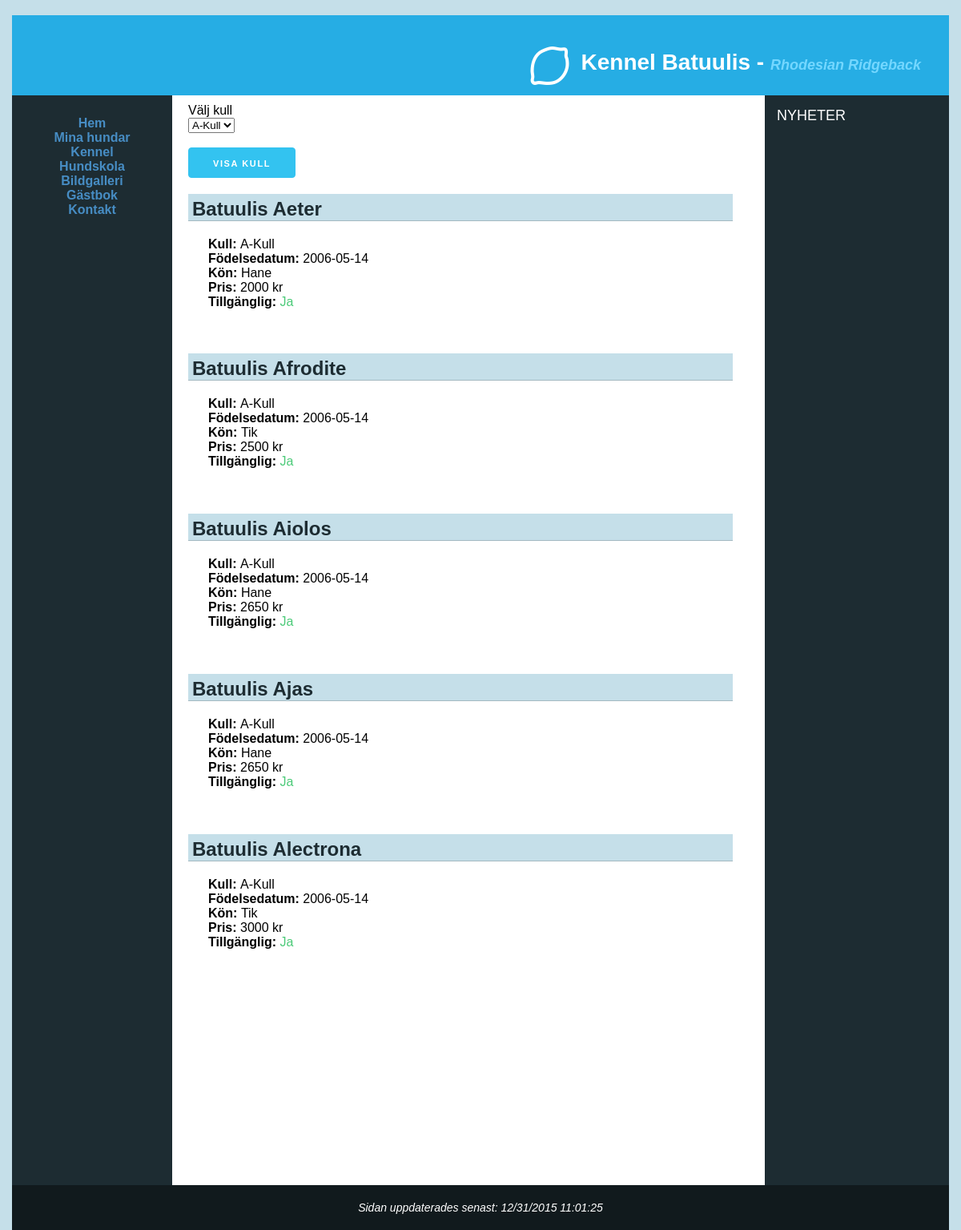
/dogs.php?puppylitter=A-Kull, run on the app's committed database.
### tables this page shows
CREATE TABLE Puppy (
    `DogName` varchar(255) NOT NULL,
    `Gender` varchar(255) NOT NULL,
    `Price` varchar(255) NOT NULL,
    `Available` BOOLEAN NOT NULL DEFAULT 1,
    `BirthDate` VARCHAR(45),
    `PuppyLitter_LitterTitle` varchar(255) NOT NULL,
    PRIMARY KEY (`DogName`, `PuppyLitter_LitterTitle`),
    FOREIGN KEY (`PuppyLitter_LitterTitle`) REFERENCES PuppyLitter (`LitterTitle`) ON DELETE CASCADE
);

### data/dbHelper.php (called while the page is built, shortened)
<?php
function result($err, $data){
	return array('err' => $err, 'data' => $data);
}
function createConnection(){
	$localhost = true;
	$db = null;
	if ($localhost){
		$db = new PDO("mysql:host=127.0.0.1;dbname=OperationDoge;charset=utf8mb4;", "root", "root");
	} else {
		$db = new PDO("mysql:host=mysqlsemi1.space2u.com;dbname=d36234_db6;", "d36234-db6", "jn9MGrOC");
	}
	$db->setAttribute( PDO::ATTR_ERRMODE, PDO::ERRMODE_EXCEPTION);
	return $db;
}
function createStatement($conn, $q, $p){
	$statement = $conn->prepare($q);
	$statement->setFetchMode(PDO::FETCH_ASSOC);
	bindParams($statement, $p);
	return $statement;
}
function bindParams($statement, $p){
	if (!is_null($p)){
		foreach ($p as $k => $v){
			$statement->bindParam($k, $v);
		}
	}
}
function fetchAll($statement){
	return $statement->fetchAll();
}
function query($q, $p = NULL, $single = false){
	$err = null;
	$data = null;
	try {
		$conn = createConnection();
		$statement = createStatement($conn, $q, $p);
		$statement->execute($p);
		$data = ($single ? fetch($statement) : fetchAll($statement));
	} catch(PDOException $e){
		$err = $e;
	}
	return result($err, $data);
}
?>

### dogs.php (the view, shortened to what this page needs)
<?php
include_once 'header.php';
include_once 'aside.php';
$puppyName = NULL;
if(isset($_GET['puppylitter'])){
	$puppyName = $_GET['puppylitter'];
}
?>
<main class="height-uv">
	<div class="container">
		<div class="row">
			<div class="four columns">
				<label for="puppylitter">Välj kull</label>
				<select id="puppylitters" class="u-full-width" name="puppylitter">
					<?php
					$puppys = query("SELECT LitterTitle FROM PuppyLitter");
					$puppyRes = $puppys['data'];
					foreach($puppyRes as $key => $puppy){
						echo "<option>";
						echo $puppy["LitterTitle"];
						echo '</option>';
					}
					?>
				</select>
			</div>
			<div class="four columns">
				<label for="">&nbsp;</label>
				<a id="puppylink" href="">Visa kull</a>
			</div>
		</div>
		<div class="row">
			<div class="twelve columns">
				<?php
				if(strlen($puppyName) > 0){
					$result = query("SELECT DogName, Gender, Price, Available, BirthDate, PuppyLitter_LitterTitle FROM Puppy WHERE PuppyLitter_LitterTitle = :puppylitter ORDER BY PuppyLitter_LitterTitle",
						array(
							':puppylitter' => $puppyName
							)
						);
					$puppysData = $result['data'];
					if(count($puppysData) > 0){
						foreach($puppysData as $key => $p){
							echo '<h2>';
							echo $p['DogName'];
							echo '</h2>';
							echo '<p class="details">';
							echo '<b>Kull: </b>' . $p['PuppyLitter_LitterTitle'] . '<br>';
							echo '<b>Födelsedatum: </b>' . $p['BirthDate'] . '<br>';
							echo '<b>Kön: </b>' . $p['Gender'] . '<br>';
							echo '<b>Pris: </b>' . $p['Price'] . ' kr<br>';
							echo '<b>Tillgänglig: </b>';
							if($p['Available'] === "1"){
								echo '<span class="dog-available">Ja</span><br>';
							}
							else {
								echo '<span class="dog-not-available">Nej</span><br>';
							}
							echo '</p>';
							echo '<br/>';
							echo '<br class="clearleft">';
						}
					}
					else {
						echo '<span>Kull finns ej</span>';
					}
				} else {
					echo '<span>Välj en kull att visa i menyn</span>';
				}
				?>
			</div>
		</div>
	</div>
</main>
<?php
include_once 'footer.php';
?>

### css/style.css (style rules this page uses)
body { background: #c5dfe9; color: #330000; font-family: "Verdana", "Arial", sans-serif; }
body, html { height: 100%; }
nav, main, aside { min-height: 500px; }
header, nav, main, aside, time { display: block; }
h2 { background: #c5dfe9; border-bottom: 1px solid #a4b9c1; font-size: 24px !important; color: #1d2c32; padding: 5px 0 0 5px; margin-right: 20px; clear: left; }
main { padding: 10px 20px 50px 20px; background: #fff; color: #000; overflow: auto; height: 100%; }
.height-uv { min-height: 1300px; }
p.details { max-width: 650px; margin: 0 auto; overflow: auto; }
#puppylink, #mydogslink { display: inline-block; height: 38px; padding: 0 30px; text-align: center; font-size: 11px; font-weight: 600; line-height: 38px; letter-spacing: .1rem; text-transform: uppercase; text-decoration: none; white-space: nowrap; border-radius: 4px; border: 1px solid #bbb; color: #fff; background-color: #33C3F0; border-color: #33C3F0; cursor: pointer; box-sizing: border-box; }
.dog-available { color: #4bca78; }
label { float: left; display: block; text-align: right; width: 8em; padding-right: 10px; }
.news-form input, textarea, label { text-align: left; width: 100%; }

### data on the page
puppy: DogName "Batuulis Aeter", PuppyLitter_LitterTitle "A-Kull", BirthDate "2006-05-14", Gender "Hane", Price "2000", Available "Ja"
puppy: DogName "Batuulis Afrodite", PuppyLitter_LitterTitle "A-Kull", BirthDate "2006-05-14", Gender "Tik", Price "2500", Available "Ja"
puppy: DogName "Batuulis Aiolos", PuppyLitter_LitterTitle "A-Kull", BirthDate "2006-05-14", Gender "Hane", Price "2650", Available "Ja"
puppy: DogName "Batuulis Ajas", PuppyLitter_LitterTitle "A-Kull", BirthDate "2006-05-14", Gender "Hane", Price "2650", Available "Ja"
puppy: DogName "Batuulis Alectrona", PuppyLitter_LitterTitle "A-Kull", BirthDate "2006-05-14", Gender "Tik", Price "3000", Available "Ja"

### other printed values
form field puppylitter "A-Kull"
